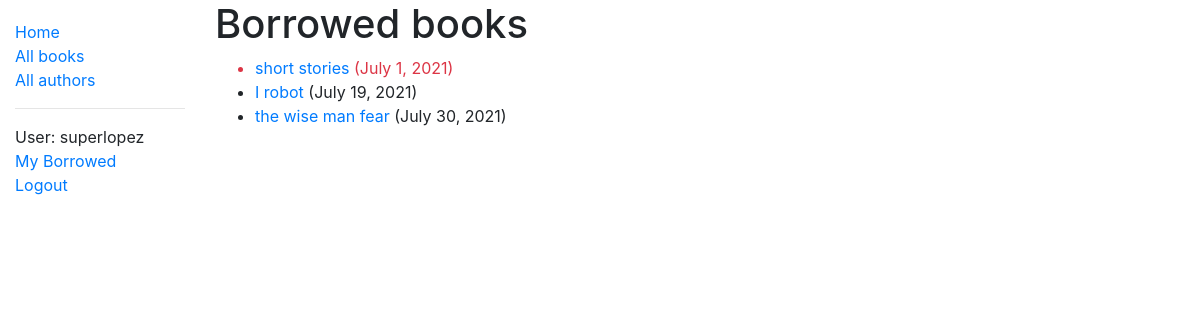
Page /catalog/mybooks/ (signed in) on the earlier database version.
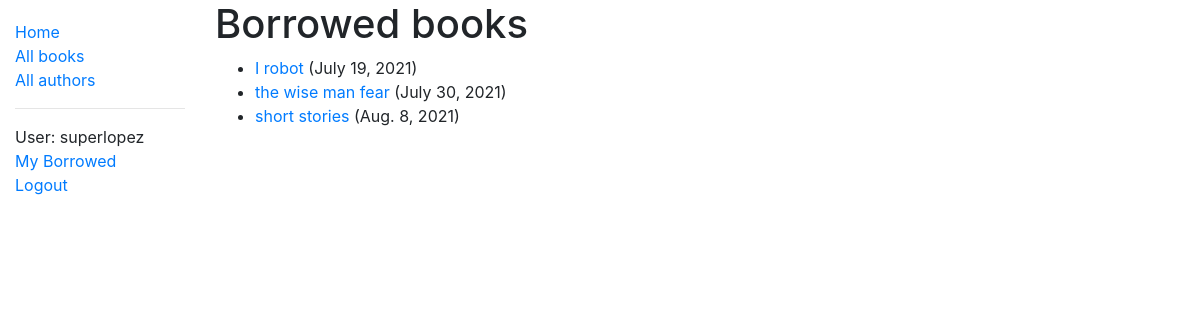
Same page on the later database version.
### catalog/models.py (models this page shows, shortened)
class BookInstance(models.Model):
    id = models.UUIDField(
        primary_key=True,
        default=uuid.uuid4,
        help_text="Unique ID for this particular book across whole library",
    )
    book = models.ForeignKey("Book", on_delete=models.RESTRICT, null=True)
    imprint = models.CharField(max_length=200)
    due_back = models.DateField(null=True, blank=True)
    borrower = models.ForeignKey(User, on_delete=models.SET_NULL, null=True, blank=True)
    LOAN_STATUS = (
        ("m", "Maintenance"),
        ("o", "On loan"),
        ("a", "Available"),
        ("r", "Reserved"),
    )
    status = models.CharField(
        max_length=1,
        choices=LOAN_STATUS,
        blank=True,
        default="m",
        help_text="Book availability",
    )
    class Meta:
        ordering = ["due_back"]
        permissions = (("can_mark_returned", "Set book as returned"),)
    def is_overdue(self):
        if self.due_back and date.today() > self.due_back:
            return True
        return False

class Book(models.Model):
    title = models.CharField(max_length=200)
    author = models.ForeignKey("Author", on_delete=models.SET_NULL, null=True)
    summary = models.TextField(
        max_length=1000, help_text="Enter a brief description of the book"
    )
    isbn = models.CharField(
        "ISBN",
        max_length=13,
        unique=True,
        help_text='13 Character <a href="https://www.isbn-international.org/content/what-isbn">ISBN number</a>',
    )
    genre = models.ManyToManyField(Genre, help_text="Select a genre for this book")
    language = models.ForeignKey("Language", on_delete=models.SET_NULL, null=True)
    def display_genre(self):
        """Create a string for the Genre. This is required to display genre in Admin."""
        return ", ".join(genre.name for genre in self.genre.all()[:3])
    display_genre.short_description = "Genre"

### catalog/views.py (the view)
# urls.py: path("mybooks/", views.LoanedBooksByUserListView.as_view(), name="my-borrowed"),
class LoanedBooksByUserListView(LoginRequiredMixin, generic.ListView):
    model = BookInstance
    template_name = "catalog/bookinstance_list_borrowed_user.html"
    paginate_by = 10
    def get_queryset(self):
        return (
            BookInstance.objects.filter(borrower=self.request.user)
            .filter(status__exact="o")
            .order_by("due_back")
        )

### catalog/templates/catalog/bookinstance_list_borrowed_user.html
{% extends "base_generic.html" %}
{% block content %}
    <h1>Borrowed books</h1>
    {% if bookinstance_list %}
    <ul>
      {% for bookinst in bookinstance_list %}
      <li class="{% if bookinst.is_overdue %}text-danger{% endif %}">
        <a href="{% url 'book-detail' bookinst.book.pk %}">{{bookinst.book.title}}</a> ({{ bookinst.due_back }})
      </li>
      {% endfor %}
    </ul>
    {% else %}
      <p>There are no books borrowed.</p>
    {% endif %}
{% endblock %}

### catalog/templates/base_generic.html (shortened to what this page needs)
<!DOCTYPE html>
<html lang="en">
<head>
  <link rel="stylesheet" href="https://cdn.jsdelivr.net/npm/bootstrap@4.5.3/dist/css/bootstrap.min.css">
  {% load static %}
  <link rel="stylesheet" href="{% static 'css/styles.css' %}">
</head>
<body>
  <div class="container-fluid">
    <div class="row">
      <div class="col-sm-2">
      {% block sidebar %}
        <ul class="sidebar-nav">
          <li><a href="{% url 'index' %}">Home</a></li>
          <li><a href="{% url 'books' %}">All books</a></li>
          <li><a href="{% url 'authors' %}">All authors</a></li>
          <hr>
          {% if user.is_authenticated %}
            <li>User: {{ user.get_username }}</li>
            <li><a href="{% url 'my-borrowed' %}">My Borrowed</a></li>
            <li><a href="{% url 'logout'%}">Logout</a></li>
          {% else %}
            <li><a href="{% url 'login'%}?next={{request.path}}">Login</a></li>
          {% endif %}
        </ul>
     {% endblock %}
      </div>
      <div class="col-sm-10 ">{% block content %}{% endblock %}
      </div>
    </div>
  </div>
</body>
</html>

### catalog/static/css/styles.css (style rules this page uses)
.sidebar-nav { margin-top: 20px; padding: 0; list-style: none; }

Differences in the rows shown:
changed BookInstance "short stories": due_back "July 1, 2021" → "Aug. 8, 2021"; moves down the list
